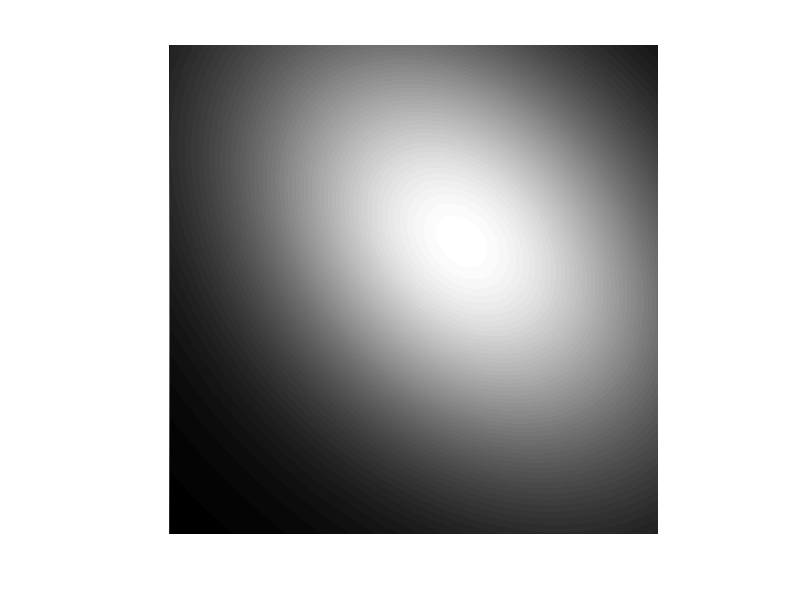

Write MATLAB code to recreate this figure. (Note: this script raises an error after producing the figure.)
%clear; close all; clc;

imageSize = 1024;  
k=imageSize/1024;
center = [imageSize/2, imageSize/2];
[X, Y] = meshgrid(1:imageSize, 1:imageSize);

mu_g = center+[100,-100]*k;
sigma_g = [30000, 10000; 20000, 30000]*4*k^2; 
 
x_g = X - mu_g(1);
y_g = Y - mu_g(2);
sigma_inv = inv(sigma_g);
Z = exp(-0.5 * (sigma_inv(1,1)*x_g.^2 + 2*sigma_inv(1,2)*x_g.*y_g + sigma_inv(2,2)*y_g.^2));
Z = Z / max(Z(:));  
gaussImage = uint8(Z * 255);

Z=Z/(sum(sum(Z)));

filename = 'Singlegauss.mat';
save(filename, 'Z');
figure('Position', [100, 100, 800, 800]);
imshow(gaussImage);
%title('Test Measure: 2D Cauchy Distribution (1024x1024)', 'FontSize', 14);
colormap('parula');  
colorbar;
% imwrite(cauchyImage, 'cauchy_1024.png');
